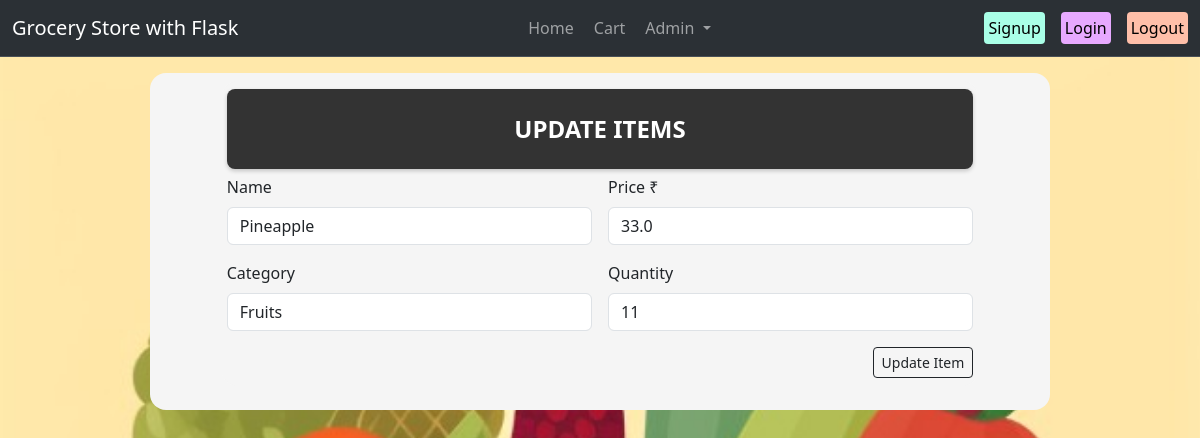
/admin/dashboard/update/3 (signed in), run on the app's committed database.
### models.py (models this page shows)
class GroceryItem(db.Model):
    id= db.Column(db.Integer, primary_key=True)
    name= db.Column(db.String, nullable=False)
    price= db.Column(db.Float, nullable=False)
    category= db.Column(db.String, nullable=False)
    quantity = db.Column(db.Integer, nullable=False, default=0)

### app.py (the view, shortened to what this page needs)
@app.route("/admin/dashboard/update/<int:id>", methods=['GET', 'POST'])
@login_required
def admin_update(id):
    item= GroceryItem.query.filter_by(id=id).first()
    return render_template("admin_update.html" ,item=item )

### app.py (called while the page is built)
@login_manager.user_loader
def load_user(user_id):
    user = User.query.get(int(user_id))
    return user

### templates/admin_update.html (shortened to what this page needs)
{% extends 'base.html' %}  {% block body %}
<div class="container mb-3" style="max-width: 85%">
  <div
    style="
      display: flex;
      justify-content: center;
      align-items: center;
      height: 80px;
      background-color: #333;
      border-radius: 8px;
      box-shadow: 0 2px 4px rgba(0, 0, 0, 0.2);
      margin-bottom: 6px;
    "
  >
    <div style="font-size: 24px; font-weight: bold; color: #fff">
      UPDATE ITEMS
    </div>
  </div>
  <form action="/admin/dashboard/update/{{item.id}}" method="POST">
    <div class="cont d-flex">
      <div class="mb-3 flex-fill me-2">
        <label for="name" class="form-label">Name</label>
        <input
          type="name"
          class="form-control"
          id="item"
          aria-describedby="emailHelp"
          name="name"
          value="{{item.name}}"
        />
      </div>
      <div class="mb-3 flex-fill ms-2">
        <label for="price" class="form-label">Price ₹</label>
        <input
          type="text"
          class="form-control"
          id="price"
          name="price"
          value="{{item.price}}"
        />
      </div>
    </div>
    <div class="cont d-flex">
      <div class="mb-3 flex-fill me-2">
        <label for="category" class="form-label">Category</label>
        <input
          type="text"
          class="form-control"
          id="category"
          name="category"
          value="{{item.category}}"
        />
      </div>
      <div class="mb-3 flex-fill ms-2">
        <label for="quantity" class="form-label">Quantity</label>
        <input
          type="text"
          class="form-control"
          id="quantity"
          name="quantity"
          value="{{item.quantity}}"
        />
      </div>
    </div>
    <div class="buttondiv d-flex justify-content-end">
      <button type="submit" class="btn btn-outline-dark btn-sm mr-1">
        Update Item
      </button>
    </div>
  </form>
</div>
{% endblock body %}

### static/style.css (style rules this page uses)
.bg-cover { background-image: url("/static/artbreeder-image.png"); background-repeat: no-repeat; background-attachment: fixed; background-size: cover; }
.container { padding: 8px 5px; background-color: whitesmoke; border-radius: 16px; }

### data on the page
GroceryItem: name "Pineapple", price "33.0", category "Fruits", quantity "11"
